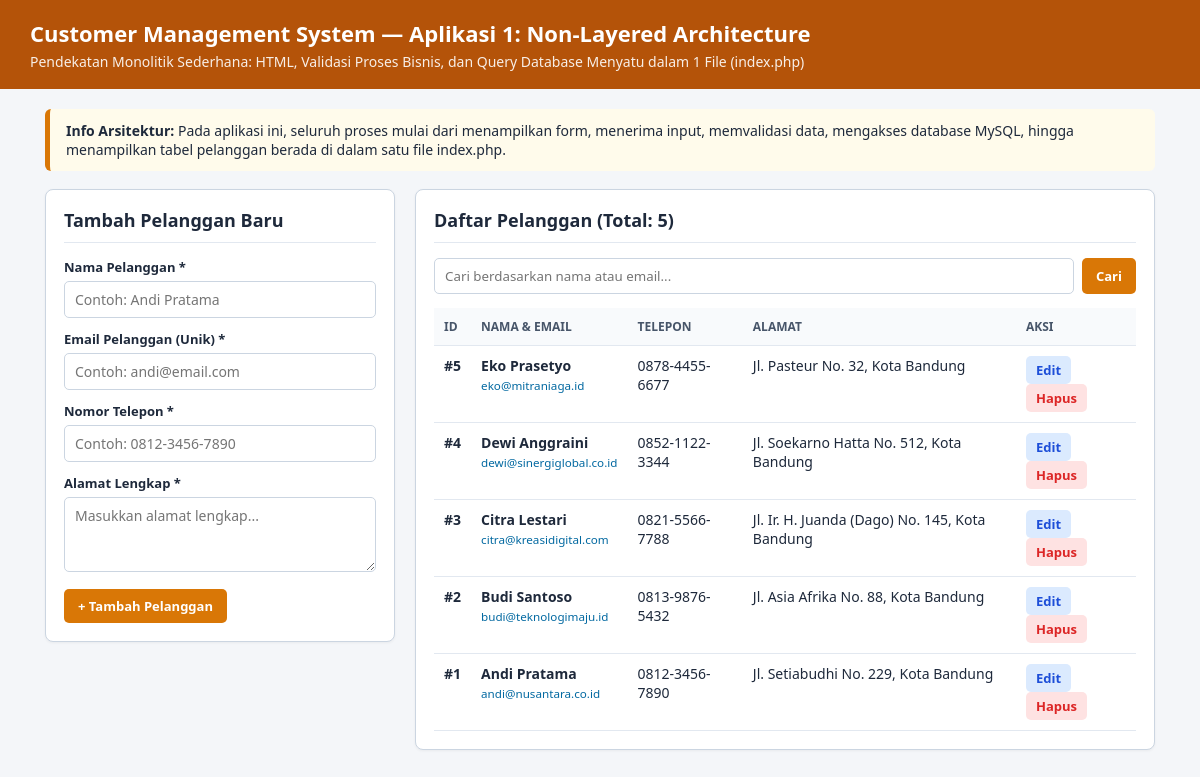
Page /1-non-layered-app/index.php on the committed database.
### tables this page shows
CREATE TABLE pelanggan (
    id INT AUTO_INCREMENT PRIMARY KEY,
    nama VARCHAR(100) NOT NULL,
    email VARCHAR(100) NOT NULL UNIQUE,
    telepon VARCHAR(25) NOT NULL,
    alamat TEXT NOT NULL,
    created_at TIMESTAMP DEFAULT CURRENT_TIMESTAMP
);

### 1-non-layered-app/index.php (the view, shortened to what this page needs)
<?php
$host     = "localhost";
$dbname   = "customer_management";
$username = "root";
$password = "";
$options = [
    PDO::ATTR_ERRMODE            => PDO::ERRMODE_EXCEPTION,
    PDO::ATTR_DEFAULT_FETCH_MODE => PDO::FETCH_ASSOC,
];
try {
    $koneksi = new PDO("mysql:host=$host;dbname=$dbname;charset=utf8mb4", $username, $password, $options);
} catch (PDOException $e) {
    $sqlFile = dirname(__DIR__) . "/database/customer_management.sql";
    if (strpos($e->getMessage(), "1049") !== false && file_exists($sqlFile)) {
        $pdoSetup = new PDO("mysql:host=$host;charset=utf8mb4", $username, $password, $options);
        $pdoSetup->exec(file_get_contents($sqlFile));
        $koneksi = new PDO("mysql:host=$host;dbname=$dbname;charset=utf8mb4", $username, $password, $options);
    } else {
        die("Koneksi MySQL gagal. Pastikan MySQL di XAMPP/Laragon sudah dinyalakan. Detail: " . $e->getMessage());
    }
}
$id_edit = "";
$nama    = "";
$email   = "";
$telepon = "";
$alamat  = "";
$kata_kunci = trim($_GET['cari'] ?? '');
if ($kata_kunci !== '') {
    $stmt = $koneksi->prepare("SELECT * FROM pelanggan WHERE nama LIKE ? OR email LIKE ? ORDER BY id DESC");
    $stmt->execute(["%$kata_kunci%", "%$kata_kunci%"]);
    $daftar_pelanggan = $stmt->fetchAll();
} else {
    $stmt = $koneksi->query("SELECT * FROM pelanggan ORDER BY id DESC");
    $daftar_pelanggan = $stmt->fetchAll();
}
?>
<!DOCTYPE html>
<html lang="id">
<head>
</head>
<body>
<div class="header">
    <h1>Customer Management System — Aplikasi 1: Non-Layered Architecture</h1>
    <p>Pendekatan Monolitik Sederhana: HTML, Validasi Proses Bisnis, dan Query Database Menyatu dalam 1 File (index.php)</p>
</div>
<div class="container">
    <div class="info-box">
        <strong>Info Arsitektur:</strong> Pada aplikasi ini, seluruh proses mulai dari menampilkan form, menerima input, memvalidasi data, mengakses database MySQL, hingga menampilkan tabel pelanggan berada di dalam satu file <code>index.php</code>.
    </div>
    <div class="grid">
        <div class="card">
            <h2><?= $id_edit !== '' ? "Edit Pelanggan #$id_edit" : "Tambah Pelanggan Baru" ?></h2>
            <form method="POST" action="index.php">
                <div class="form-group">
                    <label>Nama Pelanggan *</label>
                    <input type="text" name="nama" value="<?= htmlspecialchars($nama) ?>" placeholder="Contoh: Andi Pratama">
                </div>
                <div class="form-group">
                    <label>Email Pelanggan (Unik) *</label>
                    <input type="text" name="email" value="<?= htmlspecialchars($email) ?>" placeholder="Contoh: andi@email.com">
                </div>
                <div class="form-group">
                    <label>Nomor Telepon *</label>
                    <input type="text" name="telepon" value="<?= htmlspecialchars($telepon) ?>" placeholder="Contoh: 0812-3456-7890">
                </div>
                <div class="form-group">
                    <label>Alamat Lengkap *</label>
                    <textarea name="alamat" rows="3" placeholder="Masukkan alamat lengkap..."><?= htmlspecialchars($alamat) ?></textarea>
                </div>
                <button type="submit" class="btn btn-utama">
                    <?= $id_edit !== '' ? "Simpan Perubahan" : "+ Tambah Pelanggan" ?>
                </button>
            </form>
        </div>
        <div class="card">
            <h2>Daftar Pelanggan (Total: <?= count($daftar_pelanggan) ?>)</h2>
            <form method="GET" action="index.php" class="search-form">
                <input type="text" name="cari" value="<?= htmlspecialchars($kata_kunci) ?>" placeholder="Cari berdasarkan nama atau email...">
                <button type="submit" class="btn btn-utama">Cari</button>
            </form>
            <table>
                <thead>
                    <tr>
                        <th>ID</th>
                        <th>Nama &amp; Email</th>
                        <th>Telepon</th>
                        <th>Alamat</th>
                        <th style="width: 120px;">Aksi</th>
                    </tr>
                </thead>
                <tbody>
                    <?php if (empty($daftar_pelanggan)): ?>
                        <tr>
                            <td colspan="5" style="text-align: center; padding: 20px; color: #64748b;">
                                Data pelanggan tidak ditemukan.
                            </td>
                        </tr>
                    <?php else: ?>
                        <?php foreach ($daftar_pelanggan as $row): ?>
                            <tr>
                                <td><strong>#<?= $row['id'] ?></strong></td>
                                <td>
                                    <strong><?= htmlspecialchars($row['nama']) ?></strong><br>
                                    <small style="color: #0369a1;"><?= htmlspecialchars($row['email']) ?></small>
                                </td>
                                <td><?= htmlspecialchars($row['telepon']) ?></td>
                                <td><?= htmlspecialchars($row['alamat']) ?></td>
                                <td>
                                    <a href="index.php?edit=<?= $row['id'] ?>" class="btn btn-edit">Edit</a>
                                    <a href="index.php?hapus=<?= $row['id'] ?>" class="btn btn-hapus" onclick="return confirm('Hapus pelanggan ini?')">Hapus</a>
                                </td>
                            </tr>
                        <?php endforeach; ?>
                    <?php endif; ?>
                </tbody>
            </table>
        </div>
    </div>
</div>
</body>
</html>

### 1-non-layered-app/index.php (style rules this page uses)
* { box-sizing: border-box; font-family: 'Segoe UI', Arial, sans-serif; }
body { background: #f4f6f9; margin: 0; padding: 0; color: #1e293b; }
.header { background: #b45309; color: white; padding: 18px 30px; }
.header h1 { margin: 0; font-size: 22px; }
.header p { margin: 4px 0 0; font-size: 14px; opacity: 0.9; }
.container { max-width: 1150px; margin: 20px auto; padding: 0 20px; }
.info-box { background: #fffbeb; border-left: 5px solid #d97706; padding: 12px 16px; margin-bottom: 18px; border-radius: 6px; font-size: 14px; }
.grid { display: grid; grid-template-columns: 350px 1fr; gap: 20px; align-items: start; }
.card { background: white; border: 1px solid #cbd5e1; border-radius: 8px; padding: 18px; box-shadow: 0 1px 3px rgba(0,0,0,0.05); }
.card h2 { margin-top: 0; font-size: 18px; border-bottom: 1px solid #e2e8f0; padding-bottom: 10px; }
.form-group { margin-bottom: 12px; }
.form-group label { display: block; font-weight: 600; font-size: 13px; margin-bottom: 5px; }
.form-group input, .form-group textarea { width: 100%; padding: 8px 10px; border: 1px solid #cbd5e1; border-radius: 5px; font-size: 14px; }
.btn { display: inline-block; padding: 8px 14px; border: none; border-radius: 5px; cursor: pointer; font-weight: 600; font-size: 13px; text-decoration: none; }
.btn-utama { background: #d97706; color: white; }
.btn-edit { background: #dbeafe; color: #1d4ed8; padding: 5px 10px; }
.btn-hapus { background: #fee2e2; color: #dc2626; padding: 5px 10px; }
.search-form { display: flex; gap: 8px; margin-bottom: 14px; }
.search-form input { flex: 1; padding: 8px 10px; border: 1px solid #cbd5e1; border-radius: 5px; }
table { width: 100%; border-collapse: collapse; font-size: 14px; }
th, td { border-bottom: 1px solid #e2e8f0; padding: 10px; text-align: left; vertical-align: top; }
th { background: #f8fafc; font-size: 12px; text-transform: uppercase; color: #475569; }

### rows in the picture
pelanggan: id "5", nama "Eko Prasetyo", email "eko@mitraniaga.id", telepon "0878-4455-6677", alamat "Jl. Pasteur No. 32, Kota Bandung"
pelanggan: id "4", nama "Dewi Anggraini", email "dewi@sinergiglobal.co.id", telepon "0852-1122-3344", alamat "Jl. Soekarno Hatta No. 512, Kota Bandung"
pelanggan: id "3", nama "Citra Lestari", email "citra@kreasidigital.com", telepon "0821-5566-7788", alamat "Jl. Ir. H. Juanda (Dago) No. 145, Kota Bandung"
pelanggan: id "2", nama "Budi Santoso", email "budi@teknologimaju.id", telepon "0813-9876-5432", alamat "Jl. Asia Afrika No. 88, Kota Bandung"
pelanggan: id "1", nama "Andi Pratama", email "andi@nusantara.co.id", telepon "0812-3456-7890", alamat "Jl. Setiabudhi No. 229, Kota Bandung"

### other values in the picture
count($daftar_pelanggan) "5"
